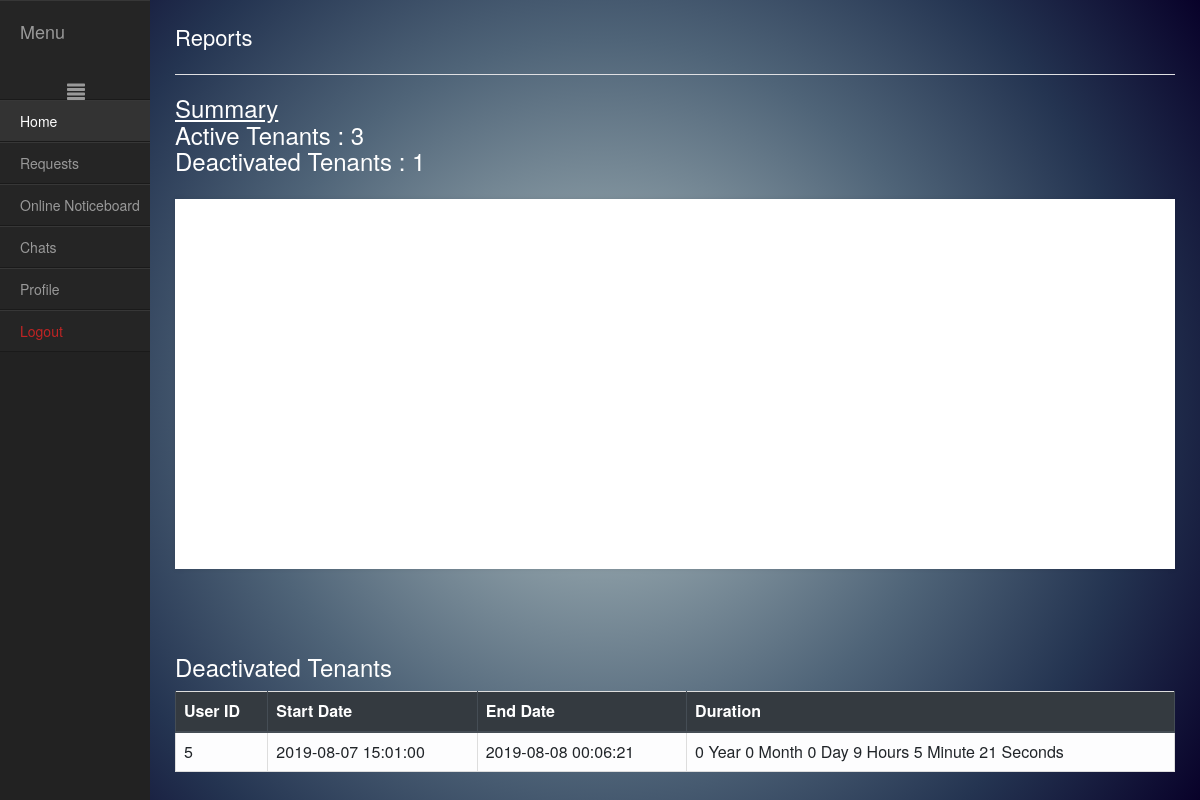
/t_reports.php (signed in), run on the app's committed database.
### tables this page shows
CREATE TABLE `user` (
  `user_id` int(11) NOT NULL,
  `f_name` varchar(20) NOT NULL,
  `l_name` varchar(20) NOT NULL,
  `u_name` varchar(40) NOT NULL,
  `email` varchar(20) NOT NULL,
  `u_type` varchar(20) NOT NULL,
  `gender` varchar(10) NOT NULL,
  `psw` varchar(255) NOT NULL,
  `property` varchar(40) NOT NULL,
  `h_no` varchar(20) NOT NULL,
  `status` varchar(20) NOT NULL,
  `u_image` longblob NOT NULL,
  `start_date` timestamp NULL DEFAULT NULL,
  `end_date` timestamp NULL DEFAULT NULL
);

### session.php (called while the page is built, shortened)
<?php
   include('config.php');
   $user_check = $_SESSION['login_user'];
   $ses_sql = mysqli_query($conn,"select * from user where u_name = '$user_check' ");
   $row = mysqli_fetch_array($ses_sql,MYSQLI_ASSOC);
   $session_property=$row['property'];
?>

### t_reports.php (the view, shortened to what this page needs)
<?php
   include('linkbar.php');
?>
<html>
	<head>
	<link href="stylesheet.css" rel="stylesheet" type="text/css">
	</head>
	<body class="loggedin">
		<div class="content">
            <h2 style="color:white;">Reports</h2>
            <?php
            $sql="SELECT * FROM user WHERE u_type='tenant' AND property='$session_property' ORDER BY status ";
	$sql1="SELECT * FROM user WHERE u_type='tenant' AND property='$session_property'AND status='active'  ";
	$sql2="SELECT * FROM user WHERE u_type='tenant' AND property='$session_property'AND status='deactivated'  ";
	$result = $conn->query($sql);
	$result1 = $conn->query($sql1);
    $result2 = $conn->query($sql2);
    echo "<span style='color:white;'><h3><u>Summary</u><br>Active Tenants : ".$result1->num_rows."<br>Deactivated Tenants : ".$result2->num_rows;
    echo "</h3></span>";
        ?>
        <!DOCTYPE HTML>
<html>
<div id="chartContainer" style="height: 370px; width: 100%;"></div>
<head>
<?php
echo "<br><br><span style='color:white;'><h3>Deactivated Tenants</h3></span>";
if ($result->num_rows > 0) {
    echo '<table class="table table-bordered table-light ">';
    echo "<thead class='thead-dark'><tr><th>"."User ID"."</th><th>"."Start Date"."</th><th>"."End Date"."</th><th>"."Duration"."</th></tr></thead>";
    while($row = mysqli_fetch_array($result)) {
        if($row["status"]=="deactivated"){
            $start_date = new DateTime($row["start_date"]);
            $since_start = $start_date->diff(new DateTime($row["end_date"]));
            $r = $since_start->format('%y Year %m Month %d Day %h Hours %i Minute %s Seconds' );
            echo "<tr><td>" . $row["user_id"]. "</td><td>" . $row["start_date"]. "</td><td>" .$row["end_date"]. "</td><td>" . $r  ."</td></tr>";
        }
    }
    echo "</table>";
}
?>
</head>
<body>
</body>
</html>

### stylesheet.css (style rules this page uses)
body,html { height: 100%; margin: 0; background-image: radial-gradient(circle, #c2c9cb, #8496a0, #4f6478, #243451, #080129); }
body.loggedin { background-color: #f3f4f7; }
.content { width: 1000px; margin: 0 auto; }
.content h2 { margin: 0; padding: 25px 0; font-size: 22px; border-bottom: 1px solid #e0e0e3; color: #4a536e; }
.content > p, .content > div { box-shadow: 0 0 5px 0 rgba(0, 0, 0, 0.1); margin: 25px 0; padding: 25px; background-color: #fff; }
body { background-size: cover; background-repeat:no-repeat; }

### data on the page
user: user_id "5", start_date "2019-08-07 15:01:00", end_date "2019-08-08 00:06:21", r "0 Year 0 Month 0 Day 9 Hours 5 Minute 21 Seconds"

### other printed values
$result1->num_rows "3"
$result2->num_rows "1"
